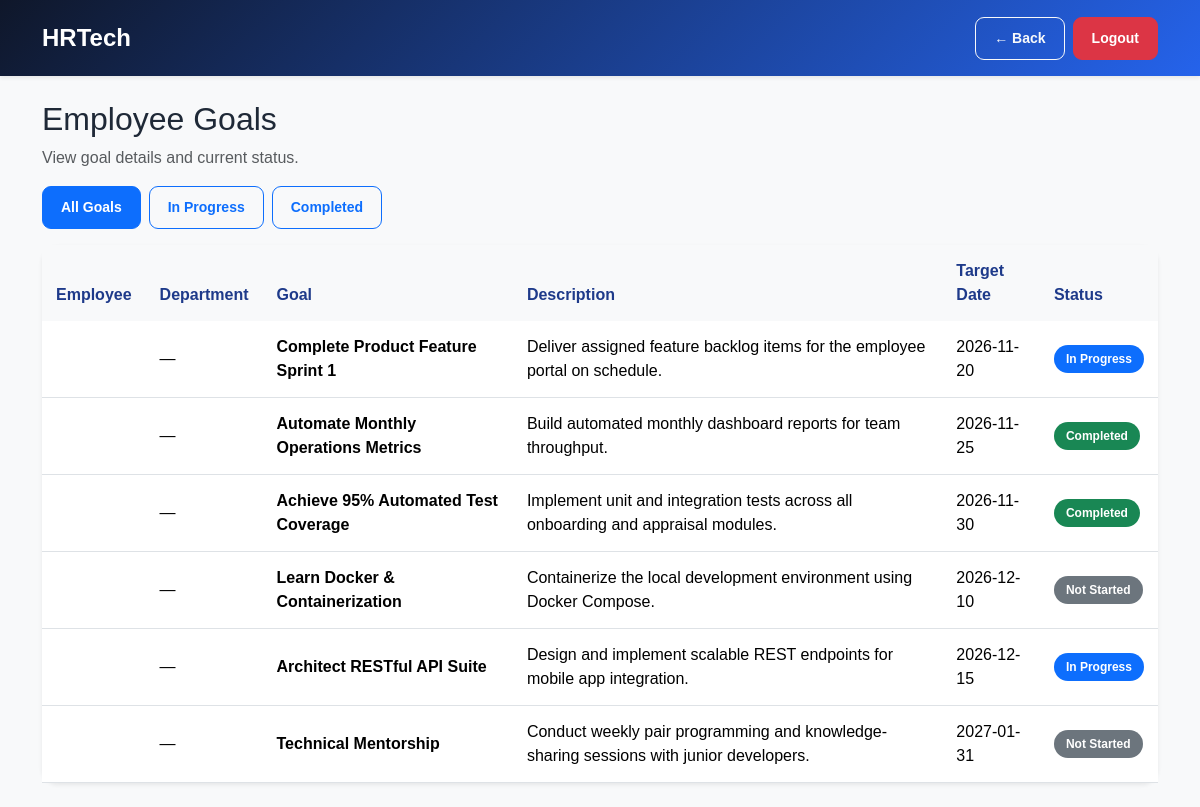
Page /goal_summary.php (signed in) on the committed database.
### tables this page shows
CREATE TABLE IF NOT EXISTS `employee_goals` (
  `id` int(11) NOT NULL AUTO_INCREMENT,
  `employee_id` int(11) NOT NULL,
  `goal_title` varchar(255) NOT NULL,
  `goal_description` text DEFAULT NULL,
  `target_date` date DEFAULT NULL,
  `status` varchar(50) NOT NULL DEFAULT 'Not Started',
  `created_at` timestamp NOT NULL DEFAULT current_timestamp(),
  PRIMARY KEY (`id`),
  KEY `employee_id` (`employee_id`),
  CONSTRAINT `fk_goals_employee` FOREIGN KEY (`employee_id`) REFERENCES `employees` (`id`) ON DELETE CASCADE
);

### goal_summary.php (the view, shortened to what this page needs)
<?php
require_once __DIR__ . "/database.php";
$filter = trim($_GET["filter"] ?? "all");
$sql = "SELECT g.id, g.goal_title, g.goal_description, g.target_date, g.status, e.full_name, e.department FROM employee_goals g LEFT JOIN employees e ON e.id = g.employee_id";
if ($filter === "progress") { $sql .= " WHERE TRIM(g.status) = 'In Progress'"; }
elseif ($filter === "completed") { $sql .= " WHERE TRIM(g.status) = 'Completed'"; }
else { $filter = "all"; }
$sql .= " ORDER BY g.target_date ASC, g.id DESC";
$result = mysqli_query($conn, $sql);
function h($v) { return htmlspecialchars((string)($v ?? ""), ENT_QUOTES, "UTF-8"); }
?>
<!doctype html><html lang="en"><head><link href="https://cdn.jsdelivr.net/npm/bootstrap@5.3.3/dist/css/bootstrap.min.css" rel="stylesheet"><link rel="stylesheet" href="css/style.css">
</head><body class="bg-light"><nav class="navbar navbar-dark bg-primary shadow-sm">
  <div class="container d-flex align-items-center flex-nowrap gap-2">
    <a class="navbar-brand fw-bold" href="dashboard.php">HRTech</a>
    <div class="hrtech-navbar-actions d-flex align-items-center gap-2 ms-auto flex-nowrap">
      <a href="dashboard.php" class="btn btn-outline-light btn-sm">← Back</a>
      <a href="logout.php" class="btn btn-danger btn-sm">Logout</a>
    </div>
  </div>
</nav><main class="container py-4"><div class="d-flex flex-wrap justify-content-between align-items-center gap-2"><div><h2>Employee Goals</h2><p class="text-muted mb-0">View goal details and current status.</p></div></div><div class="d-flex flex-wrap gap-2 my-3"><a class="btn btn-sm <?php echo $filter === "all" ? "btn-primary" : "btn-outline-primary"; ?>" href="goal_summary.php?filter=all">All Goals</a><a class="btn btn-sm <?php echo $filter === "progress" ? "btn-primary" : "btn-outline-primary"; ?>" href="goal_summary.php?filter=progress">In Progress</a><a class="btn btn-sm <?php echo $filter === "completed" ? "btn-primary" : "btn-outline-primary"; ?>" href="goal_summary.php?filter=completed">Completed</a></div><div class="card border-0 shadow-sm"><div class="table-responsive"><table class="table table-hover align-middle mb-0"><thead class="table-light"><tr><th>Employee</th><th>Department</th><th>Goal</th><th>Description</th><th>Target Date</th><th>Status</th></tr></thead><tbody><?php if ($result && mysqli_num_rows($result) > 0) { while ($row = mysqli_fetch_assoc($result)) { ?><tr><td><?php echo h($row["full_name"]); ?></td><td><?php echo h($row["department"] ?: "—"); ?></td><td class="fw-semibold"><?php echo h($row["goal_title"]); ?></td><td><?php echo h($row["goal_description"] ?: "—"); ?></td><td><?php echo h($row["target_date"] ?: "—"); ?></td><td><span class="badge text-bg-<?php echo trim($row["status"] ?? "") === "Completed" ? "success" : (trim($row["status"] ?? "") === "In Progress" ? "primary" : "secondary"); ?>"><?php echo h($row["status"] ?: "Not Started"); ?></span></td></tr><?php } } else { ?><tr><td colspan="6" class="text-center text-muted py-4">No goals found for this filter.</td></tr><?php } ?></tbody></table></div></div></main>
</body></html>

### css/style.css (style rules this page uses)
body { background-color: #f5f7fa; }
body { background: #f4f7fb; font-family: Arial, sans-serif; color: #1f2937; }
.navbar { background: linear-gradient( 135deg, #0f172a, #2563eb ) !important; padding: 15px 0; box-shadow: 0 4px 15px rgba(0, 0, 0, 0.15); }
.navbar-brand { font-size: 24px; font-weight: bold; }
.card { border: none !important; border-radius: 16px; box-shadow: 0 6px 20px rgba(0, 0, 0, 0.08); transition: 0.25s; }
.btn { border-radius: 9px; padding: 10px 18px; font-weight: 600; transition: 0.2s; }
.table { margin-bottom: 0; }
.table thead { background: #eaf1ff; }
.table thead th { color: #1e3a8a; padding: 14px; border-bottom: none; }
.table tbody td { padding: 14px; vertical-align: middle; }
.badge { padding: 8px 12px; border-radius: 20px; }

### goal_summary.php (style rules this page uses)
.hrtech-navbar-actions { flex-wrap:nowrap!important;white-space:nowrap }
.hrtech-navbar-actions .btn { display:inline-flex;align-items:center;justify-content:center;white-space:nowrap;font-weight:600 }

### rows in the picture
employee_goals: department "—", goal_title "Complete Product Feature Sprint 1", goal_description "Deliver assigned feature backlog items for the employee portal on schedule.", target_date "2026-11-20", status "In Progress"
employee_goals: department "—", goal_title "Automate Monthly Operations Metrics", goal_description "Build automated monthly dashboard reports for team throughput.", target_date "2026-11-25", status "Completed"
employee_goals: department "—", goal_title "Achieve 95% Automated Test Coverage", goal_description "Implement unit and integration tests across all onboarding and appraisal modules.", target_date "2026-11-30", status "Completed"
employee_goals: department "—", goal_title "Learn Docker & Containerization", goal_description "Containerize the local development environment using Docker Compose.", target_date "2026-12-10", status "Not Started"
employee_goals: department "—", goal_title "Architect RESTful API Suite", goal_description "Design and implement scalable REST endpoints for mobile app integration.", target_date "2026-12-15", status "In Progress"
employee_goals: department "—", goal_title "Technical Mentorship", goal_description "Conduct weekly pair programming and knowledge-sharing sessions with junior developers.", target_date "2027-01-31", status "Not Started"
